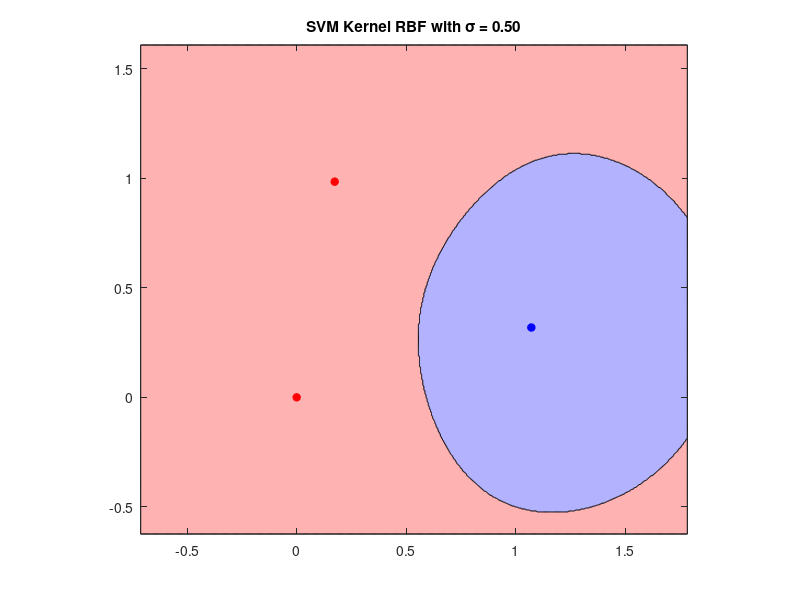

Source code (MATLAB):
% Run some simple experiments with svm for demonstration

close all

KERNEL_LINEAR = 0;
KERNEL_POLY   = 1;
KERNEL_RBF    = 2;
KERNEL_SIG    = 3;

kernel = KERNEL_RBF;

sigma  = 0.5;
gamma  = 1/(2*sigma^2);
degree = 1;
cost   = 10000; 

if kernel == KERNEL_RBF
    kernel_str = 'RBF';
    param_str = ['\sigma = ' sprintf('%0.2f', sqrt(1/(2*gamma)))];
elseif kernel == KERNEL_POLY
    kernel_str = 'Polynomial';
    param_str = ['degree ' sprintf('%0.0f', degree)];
    gamma = 1;
end

data = [0 0 1; ...
        0 1 0.5];

theta = 10 * pi/180;
R = [cos(theta) sin(theta); ...
    -sin(theta) cos(theta)];

dataR = (R * data).';

labels = [1 1 2].';

params = sprintf('-s 0 -t %d -g %0.9f -d %d -c %0.4f', kernel, gamma, degree, cost);
model = svmtrain(labels, dataR, params);

mindims = min(dataR);
maxdims = max(dataR);
mindims = mindims - 0.5*(maxdims - mindims);
maxdims = maxdims + 0.5*(maxdims - mindims);

plot(dataR(labels == 1,1), dataR(labels == 1,2), 'r *', 'LineWidth', 2); hold on;
plot(dataR(labels == 2,1), dataR(labels == 2,2), 'b *', 'LineWidth', 2);
axis equal;

ax = axis();
xlims = ax(1:2);
ylims = ax(3:4);

xd = xlims(2) - xlims(1);
yd = ylims(2) - ylims(1);
xlims(1) = xlims(1) - 0.5*xd;
xlims(2) = xlims(2) + 0.5*xd;
ylims(1) = ylims(1) - 0.5*xd;
ylims(2) = ylims(2) + 0.5*xd;

ax = [xlims ylims];

[x,y] = meshgrid(linspace(xlims(1),xlims(2),500), linspace(ylims(1),ylims(2),500));
v = [x(:) y(:)];

colormap([1.0 0.7 0.7; 0.7 0.7 1.0]);
predictions = svmpredict(zeros(length(v),1), v, model);
predictions = reshape(predictions, 500, 500);

contourf(x, y, predictions, 1.5);

hold on;
plot(dataR(labels == 1,1), dataR(labels == 1,2), 'r *', 'LineWidth', 2);
plot(dataR(labels == 2,1), dataR(labels == 2,2), 'b *', 'LineWidth', 2);
title(['SVM Kernel ' kernel_str ' with ' param_str]);
axis(ax);